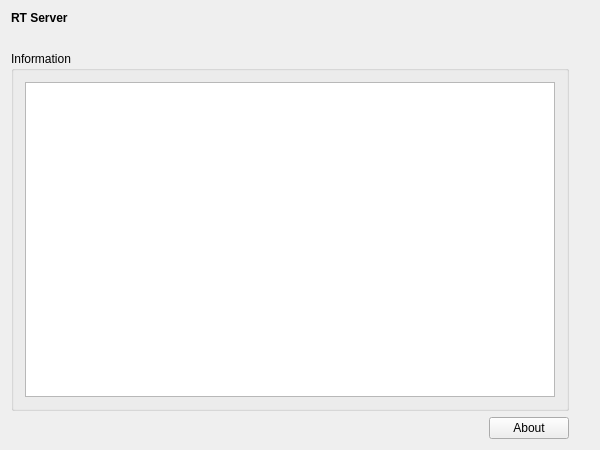
<?xml version="1.0" encoding="UTF-8"?>
<ui version="4.0">
 <class>BabyMegRunClass</class>
 <widget class="QWidget" name="BabyMegRunClass">
  <property name="geometry">
   <rect>
    <x>0</x>
    <y>0</y>
    <width>600</width>
    <height>450</height>
   </rect>
  </property>
  <property name="windowTitle">
   <string>ECGRun</string>
  </property>
  <layout class="QVBoxLayout" name="verticalLayout">
   <item>
    <widget class="QLabel" name="m_qLabel_Headline">
     <property name="font">
      <font>
       <weight>75</weight>
       <bold>true</bold>
      </font>
     </property>
     <property name="text">
      <string>RT Server</string>
     </property>
    </widget>
   </item>
   <item>
    <spacer name="m_qVerticalSpacer_Headline">
     <property name="orientation">
      <enum>Qt::Vertical</enum>
     </property>
     <property name="sizeType">
      <enum>QSizePolicy::Fixed</enum>
     </property>
     <property name="sizeHint" stdset="0">
      <size>
       <width>20</width>
       <height>20</height>
      </size>
     </property>
    </spacer>
   </item>
   <item>
    <layout class="QGridLayout" name="m_qGridLayout_main">
     <item row="0" column="0" colspan="2">
      <widget class="QGroupBox" name="m_qGroupBox_Information">
       <property name="sizePolicy">
        <sizepolicy hsizetype="Preferred" vsizetype="Preferred">
         <horstretch>0</horstretch>
         <verstretch>0</verstretch>
        </sizepolicy>
       </property>
       <property name="title">
        <string>Information</string>
       </property>
       <layout class="QGridLayout" name="gridLayout">
        <item row="0" column="0">
         <widget class="QTextBrowser" name="m_qTextBrowser_Information"/>
        </item>
       </layout>
      </widget>
     </item>
     <item row="1" column="0">
      <spacer name="m_qHorizontalSpacer_About">
       <property name="orientation">
        <enum>Qt::Horizontal</enum>
       </property>
       <property name="sizeHint" stdset="0">
        <size>
         <width>40</width>
         <height>20</height>
        </size>
       </property>
      </spacer>
     </item>
     <item row="1" column="1">
      <widget class="QPushButton" name="m_qPushButton_About">
       <property name="text">
        <string>About</string>
       </property>
      </widget>
     </item>
     <item row="0" column="2">
      <spacer name="m_qVerticalSpacer_Bottom">
       <property name="orientation">
        <enum>Qt::Vertical</enum>
       </property>
       <property name="sizeHint" stdset="0">
        <size>
         <width>20</width>
         <height>142</height>
        </size>
       </property>
      </spacer>
     </item>
    </layout>
   </item>
  </layout>
 </widget>
 <layoutdefault spacing="6" margin="11"/>
 <resources/>
 <connections/>
</ui>
